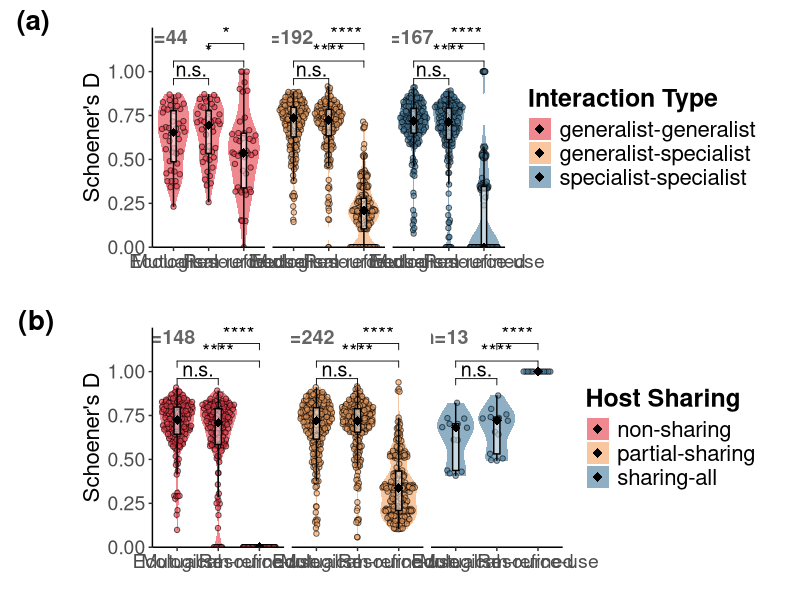

Reproduce this figure in R.
# Load dependencies
library(ggplot2)
library(ggpubr)
library(colorspace)
library(tidyr)
library(ggbeeswarm)
library(dplyr)

# set working directory
wd = "~/Unil/Research/1_NicheCompetition/ClownfishSpatialCompetition2025"
setwd(wd)

dodge <- position_dodge(width = 0.5)
symnum.args <- list(cutpoints = c(0,0.0001, 0.001, 0.01, 0.05, 1), symbols = c("****", "***", "**", "*", "n.s."))
colors <- c("#E69F00",  "#2171B5", "#27AD81FF")
# Define color palette
colors <- c("#E63946", "#F4A261", "#457B9D")  # Example colors: Red, Orange, Blue

D_df <- read.csv("results/niche_overlaps.csv")

D_gather <- gather(D_df, type, D, 4:6)

D_gather$interaction[D_gather$interaction == "specialist-specialist"] = "specialist-specialist"
D_gather$interaction <-   factor(D_gather$interaction, levels = c("generalist-generalist", "generalist-specialist", "specialist-specialist"))

D_gather$c_host_shared = sapply(D_gather$p_host_shared, function(i) if(i == 0){"non-sharing"} else if(i == 1){"sharing-all"} else {"partial-sharing"})
D_gather$c_host_shared <- factor(D_gather$c_host_shared, levels = c("non-sharing", "partial-sharing", "sharing-all"))

D_gather$type = sapply(D_gather$type, function(i) if(i == "Denv"){"Ecological"} else if(i == "Dmut"){"Mutualism-refined"} else {"Resource-use"})
D_gather$type <- factor(D_gather$type, levels = c("Ecological", "Mutualism-refined", "Resource-use"))

# Compute number of observations per group
n_labels_int <- D_gather %>%
  dplyr::group_by(type, interaction) %>%
  dplyr::summarize(n = n(), .groups = "drop") %>%
  dplyr::select(interaction, n) %>%
  distinct()

n_labels_host <- D_gather %>%
  dplyr::group_by(type, c_host_shared) %>%
  dplyr::summarize(n = n(), .groups = "drop")%>%
  dplyr::select(c_host_shared, n) %>%
  distinct()

# Function to add number of observations
add_n_labels <- function(data) {
  geom_text(data = data, aes(x = 0.75, y = 1.2, label = paste0("n=", n)), 
            color = "grey40", size = 5, fontface = "bold")
}
# Define pairwise comparisons per facet
comparisons_list <- list(c("Ecological", "Mutualism-refined"), c("Ecological", "Resource-use"), c("Mutualism-refined", "Resource-use"))

# Combined plot for interaction types
D_int <- ggplot(D_gather, aes(x = type, y = D, fill = interaction)) +
  geom_violin(alpha = 0.6, color = NA, scale = "width") +  # Violin plot for distribution
  geom_quasirandom(size = 1.5, alpha = 0.6, shape = 21) +  
  geom_boxplot(width = 0.15, position = position_dodge(0.9), outlier.shape = NA, fill = "white", color = "black", alpha = 0.5) +  
  stat_summary(fun = median, geom = "point", size = 3, color = "black", shape = 18, position = position_dodge(0.9)) +  
  add_n_labels(n_labels_int) +
  theme_classic() +
  scale_fill_manual(name = "Interaction Type", values = colors) +
  scale_y_continuous(name = "Schoener's D", breaks = seq(0,1, 0.25), expand = c(0,0)) +
  coord_cartesian(ylim = c(0,1.25)) +
  facet_wrap(~ interaction, ncol = 3) +
  theme(plot.margin = margin(20, 20, 20, 60),
    legend.position = "right",
    legend.text = element_text(size = 16),  
    legend.title = element_text(size = 18, face = "bold"), 
    axis.title.x = element_blank(),
    axis.title.y = element_text(size = 16),
    axis.text = element_text(size = 14),
    strip.text = element_blank()
  ) +
  stat_compare_means(data = D_gather %>% filter(interaction == "generalist-generalist"), 
                     method = "wilcox.test", comparisons = comparisons_list, 
                     label = "p.signif", label.y = c(0.9, 1, 1.1), size = 5, symnum.args = symnum.args) +
  stat_compare_means(data = D_gather %>% filter(interaction == "generalist-specialist"), 
                     method = "wilcox.test", comparisons = comparisons_list, 
                     label = "p.signif", label.y = c(0.9, 1, 1.1), size = 5, symnum.args = symnum.args) +
  stat_compare_means(data = D_gather %>% filter(interaction == "specialist-specialist"), 
                     method = "wilcox.test", comparisons = comparisons_list, 
                     label = "p.signif", label.y = c(0.9, 1, 1.1), size = 5, symnum.args = symnum.args) 
  
# Combined plot for host-sharing categories
D_host_shared <- ggplot(D_gather, aes(x = type, y = D, fill = c_host_shared)) +
  geom_violin(alpha = 0.6, color = NA, scale = "width") +
  geom_quasirandom(size = 1.5, alpha = 0.6, shape = 21) +
  geom_boxplot(width = 0.15, position = position_dodge(0.9), outlier.shape = NA, fill = "white", color = "black", alpha = 0.5) +
  stat_summary(fun = median, geom = "point", size = 3, color = "black", shape = 18, position = position_dodge(0.9)) +
  add_n_labels(n_labels_host) +
  scale_fill_manual(name = "Host Sharing", values = colors) +
  scale_y_continuous(name = "Schoener's D", breaks = seq(0,1, 0.25), expand = c(0,0)) +
  facet_wrap(~ c_host_shared, ncol = 3) +
  coord_cartesian(ylim = c(0,1.25)) +
  theme_classic() +
  theme(plot.margin = margin(20, 20, 20, 60),
    legend.position = "right",
    legend.text = element_text(size = 16),  
    legend.title = element_text(size = 18, face = "bold"), 
    axis.title.x = element_blank(),
    axis.title.y = element_text(size = 16),
    axis.text = element_text(size = 14),
    strip.text = element_blank()
  )  +
  stat_compare_means(data = D_gather %>% filter(c_host_shared == "non-sharing"), 
                     method = "wilcox.test", comparisons = comparisons_list, 
                     label = "p.signif", label.y = c(0.9, 1, 1.1), size = 5, symnum.args = symnum.args) +
  stat_compare_means(data = D_gather %>% filter(c_host_shared == "partial-sharing"), 
                     method = "wilcox.test", comparisons = comparisons_list, 
                     label = "p.signif", label.y = c(0.9, 1, 1.1), size = 5, symnum.args = symnum.args) +
  stat_compare_means(data = D_gather %>% filter(c_host_shared == "sharing-all"), 
                     method = "wilcox.test", comparisons = comparisons_list, 
                     label = "p.signif", label.y = c(0.9, 1, 1.1), size = 5, symnum.args = symnum.args)
  
# Arrange plots
figS6 <- ggarrange(D_int, D_host_shared, nrow = 2, labels = c("(a)", "(b)"), font.label = list(size = 20))

# Save figure
ggsave("figures/FigS6.niche_overlap_vs_interaction_and_hostshared.pdf", figS6, width = 20, height = 12)
  